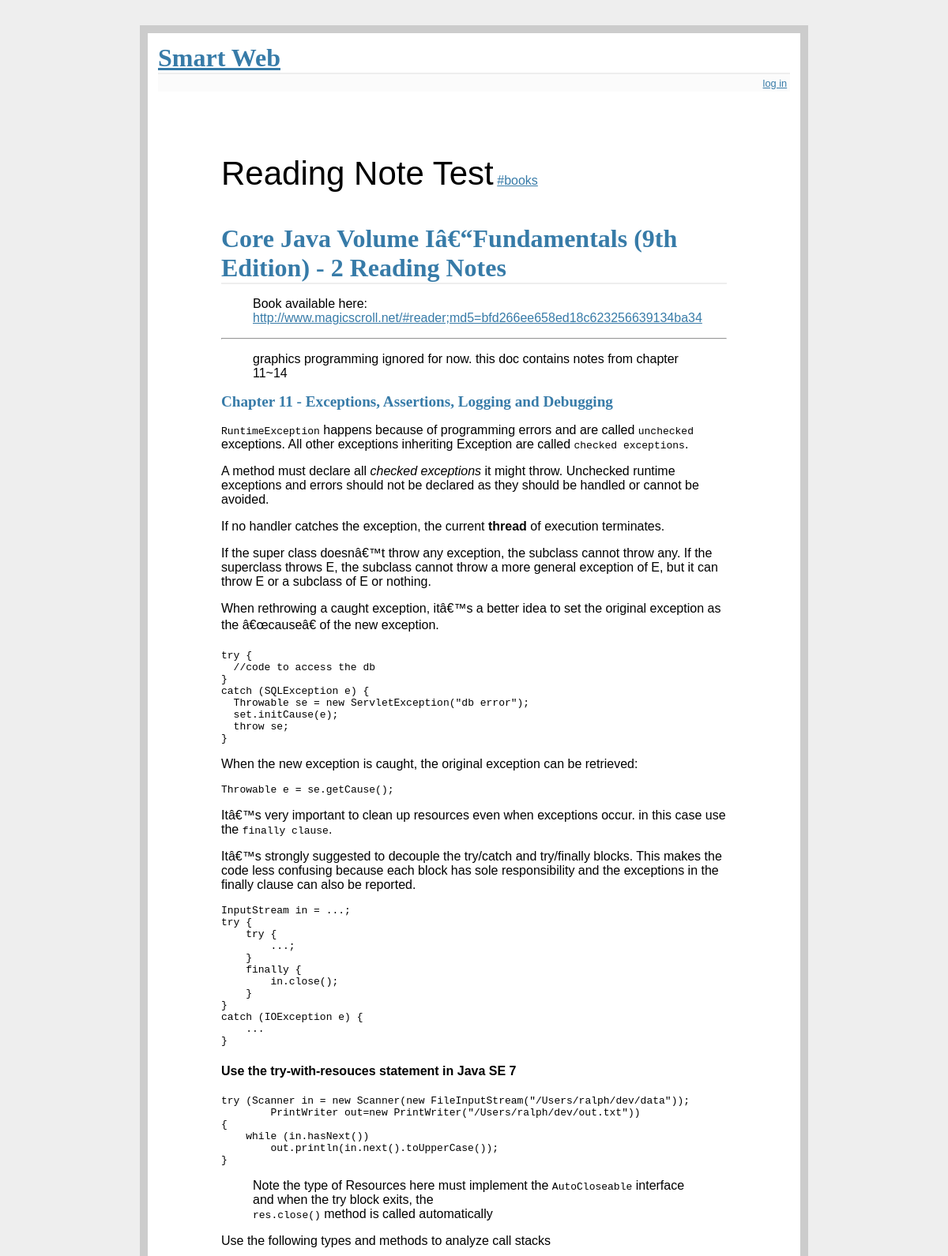
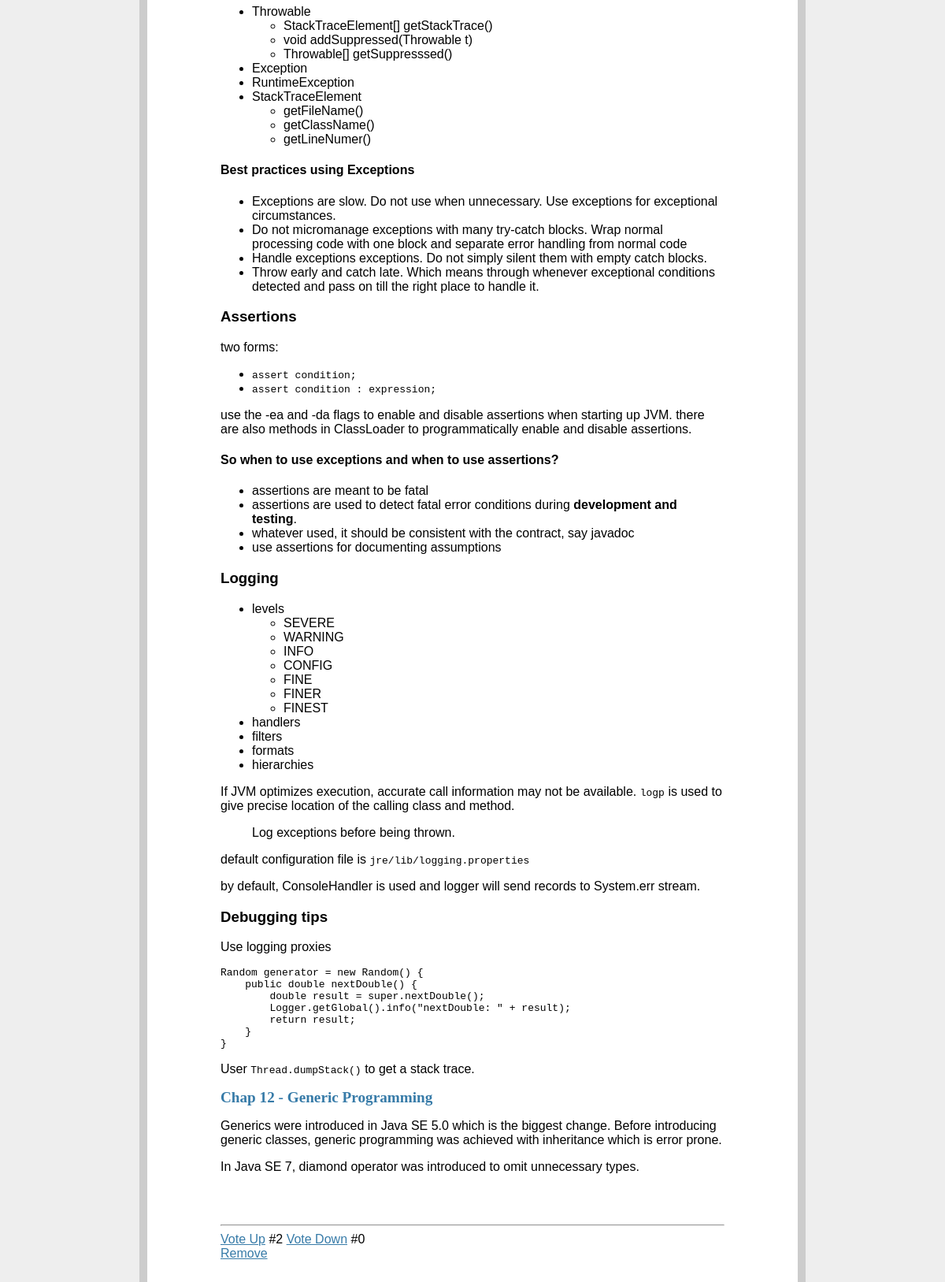
Page /doc/7 on the committed database (2 pictures, top to bottom).
### tables this page shows
CREATE TABLE docs (
	id integer primary key autoincrement,
	title text not null,
	content text not null,
	tag_id integer,
	upvote integer,
	downvote integer
);

CREATE TABLE tags (
	id integer primary key autoincrement,
	name text not null
);

### server.py (the view)
@app.route('/doc/<int:docid>')
def doc(docid):
    db = get_db()
    cur = db.execute("select id, title, content, tag_id, upvote, downvote from docs where id=?", [str(docid)])
    doc = cur.fetchone()
    cur = db.execute("select id, name from tags where id=?", [str(doc[3])])
    tag = cur.fetchone()
    if 'json' != request.args.get('format'):
        return render_template('show_doc_details.html', doc=doc, tag=tag)
    else:
        return jsonify(
            {'id': doc[0], 'title': doc[1], 'content': doc[2], 'tag_id': doc[3], 'upvote': doc[4], 'downvote': doc[5],
             'tagname': tag[1]})

### server.py (called while the page is built)
def connect_db():
    rv = sqlite3.connect(app.config['DATABASE'])
    rv.row_factory = sqlite3.Row
    return rv

def get_db():
    if not hasattr(g, 'sqlite_db'):
        g.sqlite_db = connect_db()
    return g.sqlite_db

### templates/show_doc_details.html
{% extends "layout.html" %}
{% block body %}
<div class="doc">
    <div class="header">
        <p class="title">{{ doc[1]|safe }}</p>
        <a href="/tag/{{ tag[0] }}">#{{ tag[1] }}</a>
    </div>
    <div class="content">
        {{ doc[2]|safe }}
    </div>
    <hr>
    <div class="vote">
        <a href="/doc/{{ doc[0] }}/upvote">Vote Up</a> #{{ doc[4] }}
        <a href="/doc/{{ doc[0] }}/downvote">Vote Down</a> #{{ doc[5] }}
    </div>
    <div>
        <a href="/doc/{{ doc[0] }}/remove">Remove</a>
    </div>
</div>
{% endblock %}

### static/css/style.css (style rules this page uses)
a, h1, h2 { color: #377ba8; }
h1, h2 { font-family: 'Georgia', serif; margin: 0; }
h1 { border-bottom: 2px solid #eee; }
h2 { font-size: 1.2em; }
.title { font-size: 42px; display: inline; }
.doc { margin: 10%; }
.header { padding-bottom: 40px; }
.content { padding-bottom: 40px; }
.vote { display: inline; }

### rows in the picture
docs: title "Reading Note Test", content "Core Java Volume Iâ€“Fundamentals (9th Edition) - 2 Reading Notes Book available here: http://www.magicscroll.net/#reader;md5=bfd266ee658ed18c623256639134ba34 graphics programming ignored for now. this doc contains notes from chapter 11~14 Chapter 11 - Exceptions, Assertions, Logging and Debugging RuntimeException happens because of programming errors and are called unchecked exceptions. All other exceptions inheriting Exception are called checked exceptions . A method must declare all checked exceptions it might throw. Unchecked runtime exceptions and errors should not be declared as they should be handled or cannot be avoided. If no handler catches the exception, the current thread of…", upvote "2", downvote "0"
tags: name "books"
